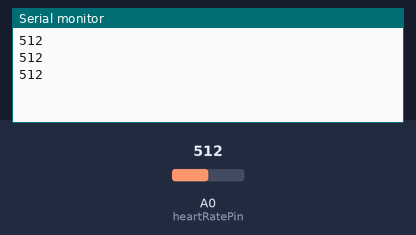
A sketch run on a simulated Arduino Uno, built with avr-gcc and run on an emulated ATmega328P. Shown: the last lines printed to the serial monitor. The test bench sets the inputs (shaded band); at power-on: A0 (heartRatePin) = 512.

Above: at 1.8 s.
1.9 s: A0 (heartRatePin) set to 716
At 2.31 s:
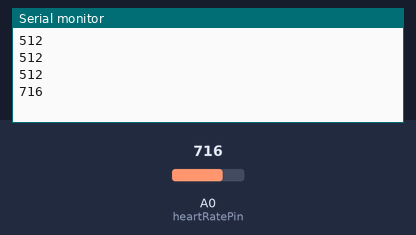
3.4 s: A0 (heartRatePin) set to 900
At 3.9 s:
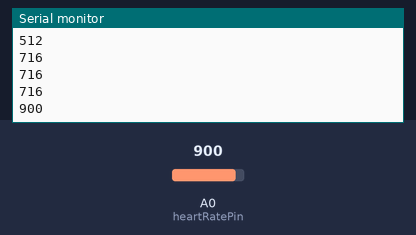
Timing chart, 0 to 6.4 s (numbered marks = the images above; inputs shaded):
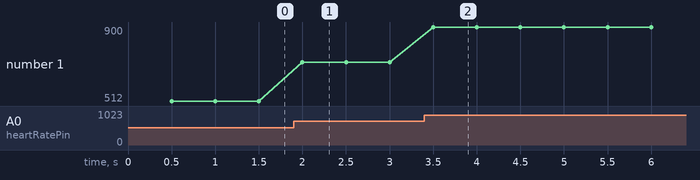

The sketch:

TestHeartRateSensor.ino
```cpp
// Code to test the GRV Heart Rate 3 sensor.
// The sensor's raw values are output to the serial monitor at an interval of 500 ms.

// file: TestHeartRate.ino

int heartRatePin = A0;
int heartRateValue = 0;

// Timing variables for controlling reading intervals
unsigned long previousMillis = 0;
const long interval = 500;  // Interval for readings in milliseconds

void setup() {
  Serial.begin(9600);
  pinMode(heartRatePin, INPUT);
}

void loop() {
  // Get the current time in milliseconds
  unsigned long currentMillis = millis();

  // Check if the specified interval has passed
  if (currentMillis - previousMillis >= interval) {
    // Update the previous time marker
    previousMillis = currentMillis;

    // Read the analog value from the heart rate sensor
    heartRateValue = analogRead(heartRatePin);
    // Output the heart rate value to the serial monitor
    Serial.println(heartRateValue);
  }
}
```

Measured:
- after the input at 1.9 s, the serial monitor: prints a new line after 0.10 s (image 1)
- after the input at 3.4 s, the serial monitor: prints a new line after 0.10 s (image 2)
- plotted number 1: 512 → 716 after the input at 1.9 s, 716 → 900 after the input at 3.4 s
